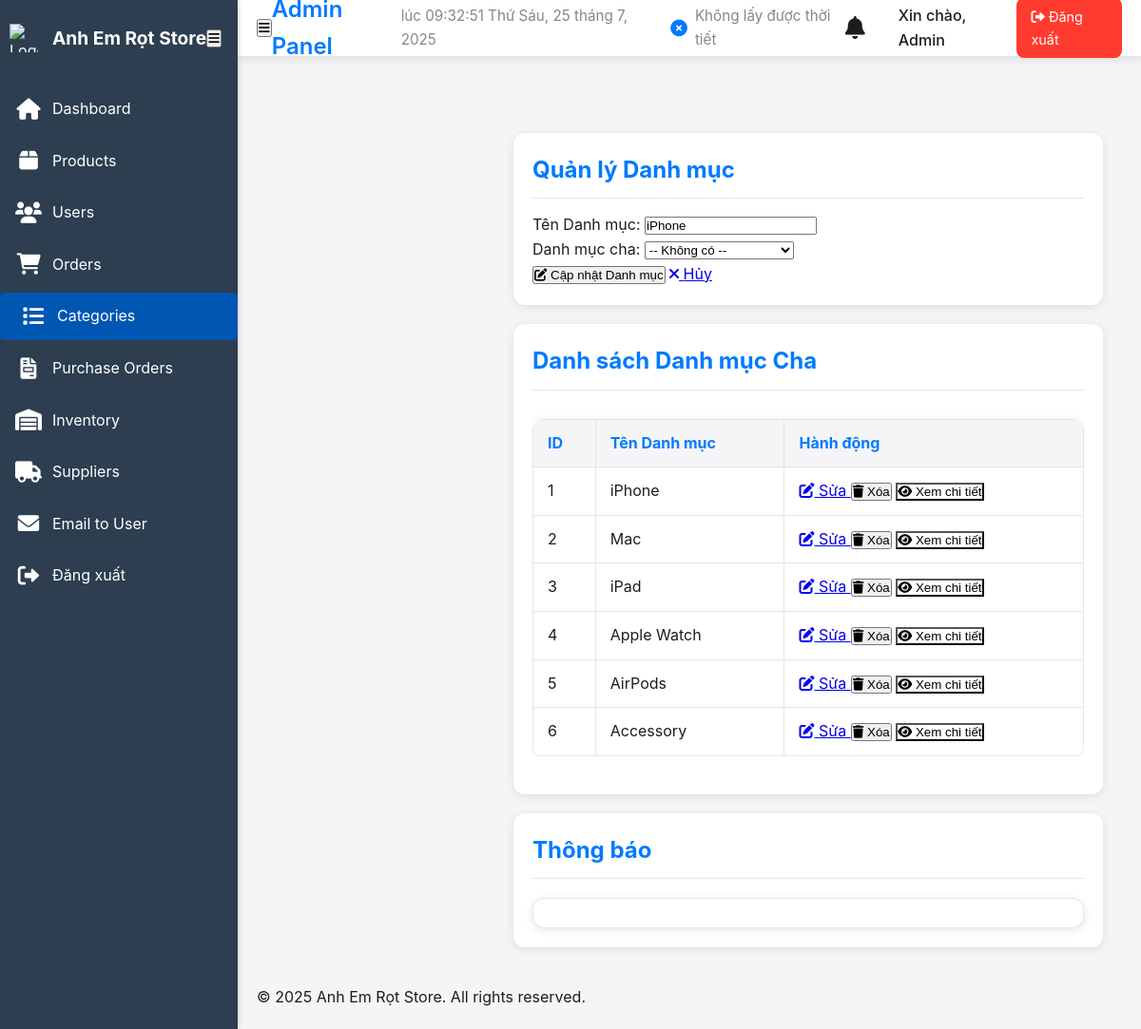
The page /admin/manage_categories.php?action=edit&id=1 (signed in) on the database its author committed.
### tables this page shows
CREATE TABLE `categories` (
  `id` int(11) NOT NULL,
  `name` varchar(100) NOT NULL,
  `parent_id` int(11) DEFAULT NULL,
  `is_active` tinyint(1) DEFAULT 1,
  `slug` varchar(120) NOT NULL
);

### admin/manage_categories.php (the view, shortened to what this page needs)
<?php
require_once '../config/db.php';
require 'admin_header.php';
class CategoryController {
    private $conn;
    public function __construct($conn, $user_id) {
        $this->conn = $conn;
    }
    public function getCategories($exclude_id = null, $only_parents = false) {
        $categories = [];
        $sql = "SELECT id, name, parent_id, slug FROM categories WHERE is_active = 1";
        $params = [];
        $types = '';
        if ($only_parents) {
            $sql .= " AND parent_id IS NULL";
        }
        if ($exclude_id !== null) {
            $sql .= " AND id != ?";
            $params[] = $exclude_id;
            $types .= 'i';
        }
        $sql .= " ORDER BY id ASC";
        if (!empty($params)) {
            $stmt = $this->conn->prepare($sql);
            $stmt->bind_param($types, ...$params);
            $stmt->execute();
            $result = $stmt->get_result();
        } else {
            $result = $this->conn->query($sql);
        }
        if ($result) {
            while ($row = $result->fetch_assoc()) {
                $categories[] = $row;
            }
        } else {
            error_log("Failed to getCategories: " . $this->conn->error);
        }
        return $categories;
    }
    public function getCategoryById($category_id) {
        $stmt = $this->conn->prepare("SELECT id, name, parent_id FROM categories WHERE id = ? AND is_active = 1");
        $stmt->bind_param("i", $category_id);
        $stmt->execute();
        $result = $stmt->get_result();
        $category = $result->fetch_assoc();
        return $category;
    }
}
$user_id = $_SESSION['user_id'] ?? 0;
$categoryController = new CategoryController($conn, $user_id);
$errors = [];
$edit_category = null;
if (isset($_GET['action']) && $_GET['action'] === 'edit' && isset($_GET['id'])) {
    $category_id = filter_input(INPUT_GET, 'id', FILTER_VALIDATE_INT);
    if ($category_id) {
        $edit_category = $categoryController->getCategoryById($category_id);
    } else {
        $errors[] = "ID danh mục không hợp lệ để chỉnh sửa.";
    }
}
$parent_categories = $categoryController->getCategories(null, true);
?>
<main class="admin-container">
    <section class="card">
        <h2>Quản lý Danh mục</h2>
        <form action="manage_categories.php" method="POST" class="form-grid">
            <div class="form-group">
                <label for="category_name">Tên Danh mục:</label>
                <input type="text" id="category_name" name="category_name" value="<?= htmlspecialchars($edit_category['name'] ?? '') ?>" required>
            </div>
            <div class="form-group">
                <label for="parent_id">Danh mục cha:</label>
                <select id="parent_id" name="parent_id">
                    <option value="NULL">-- Không có --</option>
                </select>
            </div>
            <div class="button-group">
                <?php if ($edit_category): ?>
                    <button type="submit" name="edit_category" class="action-button edit-button"><i class="fas fa-edit"></i> Cập nhật Danh mục</button>
                    <a href="manage_categories.php" class="action-button cancel-button"><i class="fas fa-times"></i> Hủy</a>
                <?php else: ?>
                    <button type="submit" name="add_category" class="action-button add-button"><i class="fas fa-plus"></i> Thêm Danh mục</button>
                <?php endif; ?>
            </div>
        </form>
    </section>
    <section class="card mt-4">
        <h2>Danh sách Danh mục Cha</h2>
        <?php if (empty($parent_categories)): ?>
            <p>Không có danh mục cha nào.</p>
        <?php else: ?>
            <div class="table-responsive">
                <table class="data-table">
                    <thead>
                        <tr>
                            <th>ID</th>
                            <th>Tên Danh mục</th>
                            <th>Hành động</th>
                        </tr>
                    </thead>
                    <tbody>
                        <?php foreach ($parent_categories as $category): ?>
                            <tr>
                                <td><?= htmlspecialchars($category['id']) ?></td>
                                <td><?= htmlspecialchars($category['name']) ?></td>
                                <td class="actions">
                                    <a href="manage_categories.php?action=edit&id=<?= htmlspecialchars($category['id']) ?>" class="action-button edit-button small">
                                        <i class="fas fa-edit"></i> Sửa
                                    </a>
                                    <form action="manage_categories.php" method="POST" style="display:inline-block;" onsubmit="return confirm('Bạn có chắc chắn muốn xóa danh mục này?');">
                                        <button type="submit" name="delete_category" class="action-button delete-button small">
                                            <i class="fas fa-trash"></i> Xóa
                                        </button>
                                    </form>
                                    <button class="action-button view-button small" data-category-id="<?= htmlspecialchars($category['id']) ?>" data-category-name="<?= htmlspecialchars($category['name']) ?>">
                                        <i class="fas fa-eye"></i> Xem chi tiết
                                    </button>
                                </td>
                            </tr>
                        <?php endforeach; ?>
                    </tbody>
                </table>
            </div>
        <?php endif; ?>
    </section>
    <section class="card mt-4">
        <h2>Thông báo</h2>
        <div id="notification-area" class="notification-area">
        </div>
    </section>
</main>
<footer class="admin-footer">
    <p>© 2025 Anh Em Rọt Store. All rights reserved.</p>
</footer>
<link rel="stylesheet" href="../css/admin.css">
</body>
</html>

### css/admin.css (style rules this page uses)
:root { --primary-color: #007AFF; --secondary-color: #5856D6; --success-color: #34C759; --warning-color: #FF9500; --error-color: #FF3B30; --text-primary: #1D1D1F; --text-secondary: #86868B; --bg-primary: #F5F5F7; --bg-secondary: #FFFFFF; --border-color: #E5E5E7; --shadow-light: 0 2px 10px rgba(0, 0, 0, 0.1); --shadow-medium: 0 4px 20px rgba(0, 0, 0, 0.15); --border-radius: 12px; --transition: all 0.3s cubic-bezier(0.4, 0, 0.2, 1); --dark-primary-color: #0A84FF; --dark-secondary-color: #6C63FF; --dark-success-color: #30D158; --dark-warning-color: #FFD60A; --dark-error-color: #FF453A; --dark-text-primary: #FFFFFF; --dark-text-secondary: #AEAEB2; --dark-bg-primary: #1C1C1E; --dark-bg-secondary: #2C2C2E; --dark-border-color: #3A3A3C; --dark-shadow-light: 0 2px 10px rgba(0, 0, 0, 0.3); --dark-shadow-medium: 0 4px 20px rgba(0, 0, 0, 0.4); --sidebar-bg: #2c3e50; --sidebar-link-hover: #34495e; --primary-color-dark: #0056b3; --table-stripe-color: #f9f9f9; --hover-bg: #e2e6ea; --sidebar-width: 250px; --sidebar-collapsed-width: 60px; }
* { margin: 0; padding: 0; box-sizing: border-box; }
body { font-family: -apple-system, BlinkMacSystemFont, 'Segoe UI', Roboto, Oxygen, Ubuntu, Cantarell, sans-serif; background: var(--bg-primary); color: var(--text-primary); line-height: 1.6; display: flex; }
.admin-container { padding: 20px; margin-left: var(--sidebar-width); transition: margin-left 0.3s ease; min-height: calc(100vh - 60px); flex-grow: 1; padding-top: 70px; }
.card { background-color: var(--bg-secondary); border-radius: var(--border-radius); box-shadow: var(--shadow-light); padding: 20px; margin-bottom: 20px; }
.card h2, .card h3 { color: var(--primary-color); margin-top: 0; margin-bottom: 15px; border-bottom: 1px solid var(--border-color); padding-bottom: 10px; }
.table-responsive { overflow-x: auto; margin-bottom: 20px; }
.data-table { width: 100%; border-collapse: collapse; margin-top: 15px; background-color: var(--bg-secondary); box-shadow: var(--shadow-light); border-radius: var(--border-radius); overflow: hidden; }
.data-table th, .data-table td { padding: 12px 15px; border: 1px solid var(--border-color); text-align: left; vertical-align: middle; color: var(--text-primary); }
.data-table th { background-color: var(--bg-primary); font-weight: bold; color: var(--primary-color); position: relative; }

### admin/manage_categories.php (style rules this page uses)
.view-button { background-color: var(--info); }
.notification-area { background-color: var(--bg-secondary); border: 1px solid var(--border-color); border-radius: var(--border-radius); padding: 15px; margin-top: 20px; box-shadow: var(--shadow-light); }

### rows shown on the page
categories: category_name "iPhone", id "1", name "iPhone"
categories: id "2", name "Mac"
categories: id "3", name "iPad"
categories: id "4", name "Apple Watch"
categories: id "5", name "AirPods"
categories: id "6", name "Accessory"

### other values the page prints
$_SESSION['username'] "Admin"
